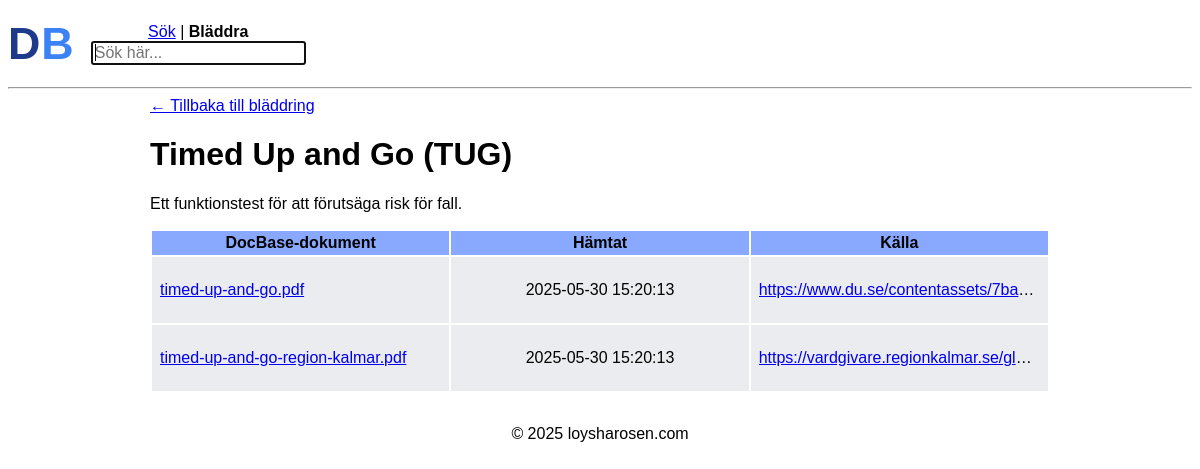
The page /91?from= on the database its author committed.
### tables this page shows
CREATE TABLE docs (
    id INTEGER PRIMARY KEY AUTOINCREMENT,
    name TEXT NOT NULL UNIQUE,
    abbreviation TEXT,
    description TEXT NOT NULL,
    keywords TEXT,
    date_added TIMESTAMP DEFAULT CURRENT_TIMESTAMP
);

CREATE TABLE links (
    id INTEGER PRIMARY KEY AUTOINCREMENT,
    doc_id INTEGER NOT NULL,
    docbase_link TEXT,
    source_link TEXT,
    votes INTEGER DEFAULT 0,
    date_added TIMESTAMP DEFAULT CURRENT_TIMESTAMP,
    FOREIGN KEY (doc_id) REFERENCES docs(id) ON DELETE CASCADE
);

### app.py (the view)
@app.route("/<int:id>")
def show_detail(id):
    if id <= 0:
        return "Invalid ID", 400
    referrer = request.args.get("from", "")
    conn = get_db_connection()
    doc = conn.execute(
        "SELECT * FROM docs WHERE id = ?",
        (id,),
    ).fetchone()
    if doc is None:
        return "doc not found", 404
    links = conn.execute(
        "SELECT * FROM links WHERE doc_id = ?",
        (id,),
    ).fetchall()
    conn.close()
    return render_template("detail.html", doc=doc, links=links, referrer=referrer)

### app.py (called while the page is built)
def get_db_connection():
    conn = sqlite3.connect("docbase.db")
    conn.row_factory = sqlite3.Row
    return conn

### templates/detail.html (shortened to what this page needs)
{% extends "base.html" %}
{% block body %}
    <header class="search-header">
        <div class="text-logo">
            <a href="{{ url_for('index') }}" class="logo"><span class="doc">D</span><span class="base">B</span></a>
        </div>
        <div class="search-bar">
            {% if referrer %}
            <p><strong>Sök</strong> | <a href="{{ url_for('browse') }}">Bläddra</a></p>
            {% else %}
            <p><a href="{{ url_for('search') }}">Sök</a> | <strong>Bläddra</strong></p>
            {% endif %}
            <form action="/s" method="get">
                <input class="q" autocomplete="off" autofocus name="q" placeholder="Sök här..." type="search">
            </form>
        </div>
    </header>
    <main class="main-detail">
        <hr>
        <div class="detail-outer-container">
            <div class="detail-inner-container">
                <div class="back-button">
                    {% if referrer %}
                        <a href="{{ url_for('search', q=referrer) }}" class="back-link">← Tillbaka till sökresultaten</a>
                    {% else %}
                        <a href="{{ url_for('browse') }}" class="back-link">← Tillbaka till bläddring</a>
                    {% endif %}
                </div>
                <h1>
                    {{ doc.name }}
                    {% if doc.abbreviation %}
                        ({{ doc.abbreviation }})
                    {% endif %}
                </h1>
                {% if doc.description %}
                <p>{{ doc.description }}</p>
                {% endif %}
                {% if links %}
                <table class="links-table">
                    <tr>
                        {% if links|selectattr('docbase_link')|list %}
                            <th>DocBase-dokument</th>
                            <th>Hämtat</th>
                        {% endif %}
                        {% if links|selectattr('source_link')|list %}
                            <th>Källa</th>
                        {% endif %}
                    </tr>
                    {% for link in links %}
                    <tr>
                        {% if links|selectattr('docbase_link')|list %}
                        <td>
                            <p class="links-table-link">
                                <a href="static/files/{{ link.docbase_link }}" target="_blank">
                                    {{ link.docbase_link }}
                                </a>
                            </p>
                        </td>
                        <td class="date-added">
                            <p>{{ link.date_added }}</p>
                        </td>
                        {% endif %}
                            {% if link.source_link %}
                            <td>
                                <p class="links-table-link">
                                    <a href="{{ link.source_link }}" target="_blank">
                                        {{ link.source_link }}
                                    </a>
                                </p>
                            </td>
                        {% endif %}
                    </tr>
                    {% endfor %}
                </table>
                {% endif %}
            </div>
        </div>
    </main>
{% endblock %}

### static/style.css (style rules this page uses)
html { font-family: Arial, Helvetica, sans-serif; }
.detail-outer-container { display: flex; flex-direction: column; align-items: center; justify-content: center; width: 100%; }
.detail-inner-container { width: 100%; max-width: 900px; padding: 0 20px; }
.text-logo { font-family: 'Arial', sans-serif; font-size: 2.8em; font-weight: bold; color: #2563eb; padding: 10px 0; letter-spacing: 1px; }
.text-logo .doc { color: #1e3a8a; }
.text-logo .base { color: #3b82f6; }
.logo { text-decoration: none; }
.search-header { display: flex; align-items: center; gap: 1em; }
th { padding: 3px; background-color: rgb(136, 169, 255); }
.q { max-width: 300px; font-size: 16px; }
.search-bar p { margin: 0; text-align: center; }
tr { background-color: rgba(227, 229, 233, 0.715) }
td { padding: 0 3px; }
.links-table-link { overflow: hidden; text-overflow: ellipsis; white-space: nowrap; display: block; }
.links-table { max-width: 900px; width: 100%; table-layout: fixed; margin: 1em 0; }
.links-table td { max-width: 0; overflow: hidden; padding: 8px; }
.date-added { text-align: center !important; }

### rows shown on the page
docs: name "Timed Up and Go", abbreviation "TUG", description "Ett funktionstest för att förutsäga risk för fall."
links: docbase_link "timed-up-and-go.pdf", date_added "2025-05-30 15:20:13", source_link "https://www.du.se/contentassets/7ba…"
links: docbase_link "timed-up-and-go-region-kalmar.pdf", date_added "2025-05-30 15:20:13", source_link "https://vardgivare.regionkalmar.se/gl…"
